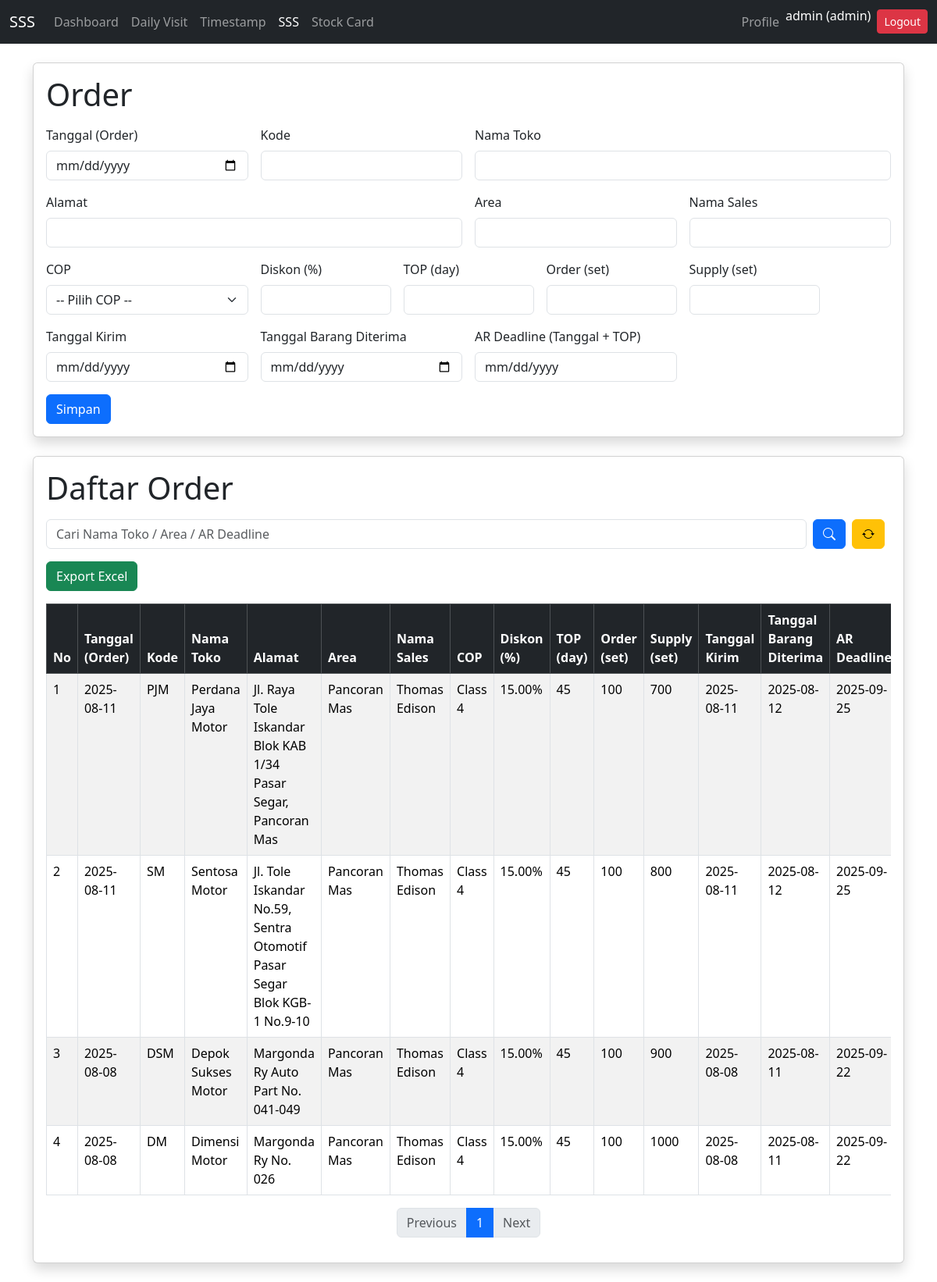
The page /ichiban.php (signed in) on the database its author committed.
### tables this page shows
CREATE TABLE `ichiban_orders` (
  `id` int(11) NOT NULL,
  `tanggal` date NOT NULL,
  `kode` varchar(50) NOT NULL,
  `nama_toko` varchar(150) NOT NULL,
  `alamat` text DEFAULT NULL,
  `area` varchar(100) DEFAULT NULL,
  `nama_sales` varchar(100) DEFAULT NULL,
  `cop_class` enum('Class 1','Class 2','Class 3','Class 4','Class 5','Class 6') NOT NULL,
  `diskon` decimal(5,2) DEFAULT NULL,
  `top_day` int(11) DEFAULT NULL,
  `order_set` int(11) DEFAULT NULL,
  `supply_set` int(11) DEFAULT NULL,
  `tanggal_kirim` date DEFAULT NULL,
  `tanggal_diterima` date DEFAULT NULL,
  `ar_deadline` date DEFAULT NULL,
  `created_at` timestamp NOT NULL DEFAULT current_timestamp()
);

### ichiban.php (the view, shortened to what this page needs)
<?php
include 'config.php';
$limit = 5;
$page = isset($_GET['page']) ? (int)$_GET['page'] : 1;
$start = ($page - 1) * $limit;
$keyword = isset($_GET['keyword']) ? $_GET['keyword'] : "";
$sql_count = "SELECT COUNT(*) AS total FROM ichiban_orders
              WHERE nama_toko LIKE '%$keyword%'
              OR area LIKE '%$keyword%'
              OR ar_deadline LIKE '%$keyword%'";
$result_count = mysqli_query($conn, $sql_count);
$row_count = mysqli_fetch_assoc($result_count);
$total_data = $row_count['total'];
$total_pages = ceil($total_data / $limit);
$sql = "SELECT * FROM ichiban_orders
        WHERE nama_toko LIKE '%$keyword%'
        OR area LIKE '%$keyword%'
        OR ar_deadline LIKE '%$keyword%'
        ORDER BY id DESC
        LIMIT $start, $limit";
$result = mysqli_query($conn, $sql);
?>
<!DOCTYPE html>
<html lang="id">
<head>
  <link href="https://cdn.jsdelivr.net/npm/bootstrap@5.3.3/dist/css/bootstrap.min.css" rel="stylesheet">
  <link rel="stylesheet" href="https://cdn.jsdelivr.net/npm/bootstrap-icons@1.13.1/font/bootstrap-icons.min.css">
</head>
<body>
<nav class="navbar navbar-expand-lg navbar-dark bg-dark">
  <div class="container-fluid">
    <a class="navbar-brand" href="dashboard.php">SSS</a>
    <div class="collapse navbar-collapse" id="navbarNav">
      <ul class="navbar-nav me-auto mb-2 mb-lg-0">
        <li class="nav-item"><a class="nav-link" href="dashboard.php">Dashboard</a></li>
        <li class="nav-item"><a class="nav-link" href="daily_visit.php">Daily Visit</a></li>
        <li class="nav-item"><a class="nav-link" href="timestamp.php">Timestamp</a></li>
        <li class="nav-item"><a class="nav-link active" href="ichiban.php">SSS</a></li>
        <li class="nav-item"><a class="nav-link" href="stockcard.php">Stock Card</a></li>
      </ul>
      <ul class="navbar-nav ms-auto mb-2 mb-lg-0">
        <li class="nav-item"><a class="nav-link" href="profile.php">Profile</a></li>
        <li class="nav-item">
          <span class="navbar-text text-white me-2">
            <?= $_SESSION['username']; ?> (<?= $_SESSION['role']; ?>)
          </span>
        </li>
        <li class="nav-item">
          <a class="btn btn-danger btn-sm mt-1" href="logout.php">Logout</a>
        </li>
      </ul>
    </div>
  </div>
</nav>
<div class="container my-4">
  <div class="card shadow mb-4">
    <div class="card-body">
      <h1 class="mb-3">Order</h1>
      <form method="POST" class="row g-3">
        <div class="col-md-3">
          <label class="form-label">Tanggal (Order)</label>
          <input type="date" name="tanggal" id="tanggal" class="form-control" required>
        </div>
        <div class="col-md-3">
          <label class="form-label">Kode</label>
          <input type="text" name="kode" class="form-control" required>
        </div>
        <div class="col-md-6 position-relative">
            <label class="form-label">Nama Toko</label>
            <input type="text" name="nama_toko" id="nama_toko" class="form-control" autocomplete="off" required>
        </div>
        <div class="col-md-6">
            <label class="form-label">Alamat</label>
            <input type="text" name="alamat" id="alamat" class="form-control" required>
        </div>
            <div class="col-md-3">
            <label class="form-label">Area</label>
            <input type="text" name="area" id="area" class="form-control" required>
        </div>
        <div class="col-md-3">
          <label class="form-label">Nama Sales</label>
          <input type="text" name="nama_sales" class="form-control" required>
        </div>
        <div class="col-md-3">
          <label class="form-label">COP</label>
          <select name="cop_class" class="form-select" required>
            <option value="">-- Pilih COP --</option>
          </select>
        </div>
        <div class="col-md-2">
          <label class="form-label">Diskon (%)</label>
          <input type="number" step="0.01" name="diskon" class="form-control" required>
        </div>
        <div class="col-md-2">
          <label class="form-label">TOP (day)</label>
          <input type="number" name="top_day" id="top_day" class="form-control" min="0" required>
        </div>
        <div class="col-md-2">
          <label class="form-label">Order (set)</label>
          <input type="number" name="order_set" class="form-control" min="0" required>
        </div>
        <div class="col-md-2">
          <label class="form-label">Supply (set)</label>
          <input type="number" name="supply_set" class="form-control" min="0" required>
        </div>
        <div class="col-md-3">
          <label class="form-label">Tanggal Kirim</label>
          <input type="date" name="tanggal_kirim" class="form-control" required>
        </div>
        <div class="col-md-3">
          <label class="form-label">Tanggal Barang Diterima</label>
          <input type="date" name="tanggal_diterima" class="form-control" required>
        </div>
        <div class="col-md-3">
          <label class="form-label">AR Deadline (Tanggal + TOP)</label>
          <input type="date" id="ar_deadline" class="form-control" readonly required>
        </div>
        <div class="col-12">
          <button type="submit" class="btn btn-primary">Simpan</button>
        </div>
      </form>
    </div>
  </div>
  <div class="card shadow">
      <div class="card-body">
        <h1 class="mb-3">Daftar Order</h1>
        <form method="GET" class="d-flex mb-3">
            <input type="text" name="keyword" class="form-control me-2"
                placeholder="Cari Nama Toko / Area / AR Deadline"
                value="<?= isset($_GET['keyword']) ? $_GET['keyword'] : '' ?>">
            <button type="submit" name="cari" value="1" class="btn btn-primary me-2">
                <i class="bi bi-search"></i>
            </button>
            <a href="ichiban.php" class="btn btn-warning me-2">
                <i class="bi bi-arrow-repeat"></i>
            </a>
        </form>
        <button type="submit" name="export" value="1" class="btn btn-success mb-3">
            Export Excel
        </button>
        <div class="table-responsive">
            <table class="table table-bordered table-striped">
                <thead class="table-dark">
                    <tr>
                        <th>No</th>
                        <th>Tanggal (Order)</th>
                        <th>Kode</th>
                        <th>Nama Toko</th>
                        <th>Alamat</th>
                        <th>Area</th>
                        <th>Nama Sales</th>
                        <th>COP</th>
                        <th>Diskon (%)</th>
                        <th>TOP (day)</th>
                        <th>Order (set)</th>
                        <th>Supply (set)</th>
                        <th>Tanggal Kirim</th>
                        <th>Tanggal Barang Diterima</th>
                        <th>AR Deadline</th>
                    </tr>
                </thead>
                <tbody>
                    <?php if(mysqli_num_rows($result) > 0): ?>
                    <?php $no = $start + 1; while($r = mysqli_fetch_assoc($result)): ?>
                        <tr>
                            <td><?= $no++ ?></td>
                            <td><?= htmlspecialchars($r['tanggal']) ?></td>
                            <td><?= htmlspecialchars($r['kode']) ?></td>
                            <td><?= htmlspecialchars($r['nama_toko']) ?></td>
                            <td><?= htmlspecialchars($r['alamat']) ?></td>
                            <td><?= htmlspecialchars($r['area']) ?></td>
                            <td><?= htmlspecialchars($r['nama_sales']) ?></td>
                            <td><?= htmlspecialchars($r['cop_class']) ?></td>
                            <td><?= htmlspecialchars($r['diskon']) ?>%</td>
                            <td><?= htmlspecialchars($r['top_day']) ?></td>
                            <td><?= htmlspecialchars($r['order_set']) ?></td>
                            <td><?= htmlspecialchars($r['supply_set']) ?></td>
                            <td><?= htmlspecialchars($r['tanggal_kirim']) ?></td>
                            <td><?= htmlspecialchars($r['tanggal_diterima']) ?></td>
                            <td><?= htmlspecialchars($r['ar_deadline']) ?></td>
                        </tr>
                    <?php endwhile; ?>
                    <?php else: ?>
                        <tr><td colspan="15" class="text-center">Tidak ada data</td></tr>
                    <?php endif; ?>
                </tbody>
            </table>
        </div>
        <nav aria-label="Page navigation">
            <ul class="pagination justify-content-center">
                <li class="page-item <?= ($page <= 1) ? 'disabled' : '' ?>">
                <a class="page-link" href="?page=<?= $page-1 ?>&keyword=<?= $keyword ?>">Previous</a>
                </li>
                <?php for($i = 1; $i <= $total_pages; $i++): ?>
                <li class="page-item <?= ($page == $i) ? 'active' : '' ?>">
                    <a class="page-link" href="?page=<?= $i ?>&keyword=<?= $keyword ?>">
                    <?= $i ?>
                    </a>
                </li>
                <?php endfor; ?>
                <li class="page-item <?= ($page >= $total_pages) ? 'disabled' : '' ?>">
                <a class="page-link" href="?page=<?= $page+1 ?>&keyword=<?= $keyword ?>">Next</a>
                </li>
            </ul>
        </nav>
    </div>
  </div>
</div>
</body>
</html>

### rows shown on the page
ichiban_orders: tanggal "2025-08-11", kode "PJM", nama_toko "Perdana Jaya Motor", alamat "Jl. Raya Tole Iskandar Blok KAB 1/34 Pasar Segar, Pancoran Mas", area "Pancoran Mas", nama_sales "Thomas Edison", cop_class "Class 4", diskon "15.00", top_day "45", order_set "100", supply_set "700", tanggal_kirim "2025-08-11", tanggal_diterima "2025-08-12", ar_deadline "2025-09-25"
ichiban_orders: tanggal "2025-08-11", kode "SM", nama_toko "Sentosa Motor", alamat "Jl. Tole Iskandar No.59, Sentra Otomotif Pasar Segar Blok KGB-1 No.9-10", area "Pancoran Mas", nama_sales "Thomas Edison", cop_class "Class 4", diskon "15.00", top_day "45", order_set "100", supply_set "800", tanggal_kirim "2025-08-11", tanggal_diterima "2025-08-12", ar_deadline "2025-09-25"
ichiban_orders: tanggal "2025-08-08", kode "DSM", nama_toko "Depok Sukses Motor", alamat "Margonda Ry Auto Part No. 041-049", area "Pancoran Mas", nama_sales "Thomas Edison", cop_class "Class 4", diskon "15.00", top_day "45", order_set "100", supply_set "900", tanggal_kirim "2025-08-08", tanggal_diterima "2025-08-11", ar_deadline "2025-09-22"
ichiban_orders: tanggal "2025-08-08", kode "DM", nama_toko "Dimensi Motor", alamat "Margonda Ry No. 026", area "Pancoran Mas", nama_sales "Thomas Edison", cop_class "Class 4", diskon "15.00", top_day "45", order_set "100", supply_set "1000", tanggal_kirim "2025-08-08", tanggal_diterima "2025-08-11", ar_deadline "2025-09-22"

### other values the page prints
$_SESSION['username'] "admin"
$_SESSION['role'] "admin"
